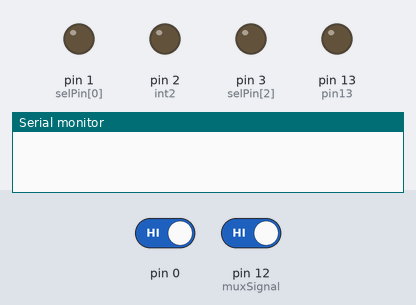
A sketch run on a simulated Arduino Leonardo, built with avr-gcc and run on an emulated ATmega32U4. Shown: output pins drawn as LEDs (lit = HIGH), the last lines printed to the serial monitor. Dashed ring = blinking. The test bench sets the inputs (shaded band); at power-on: pin 0 HIGH, pin 12 (muxSignal) HIGH.

Above: at 1.2 s.
1.3 s: pin 0 driven LOW
At 2.3 s:
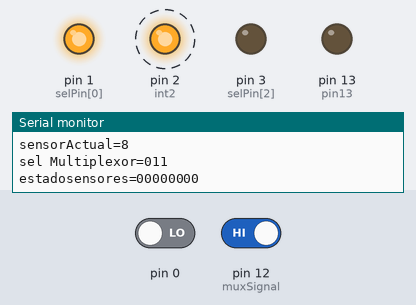
2.8 s: pin 12 (muxSignal) driven LOW
At 3.3 s:
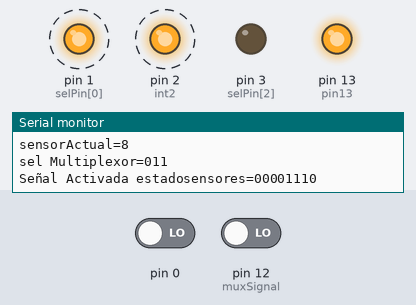
5.8 s: pin 12 (muxSignal) driven HIGH
At 6.8 s:
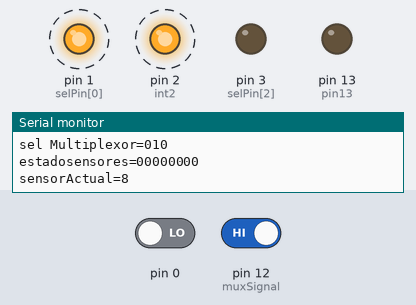
Timing chart, 0 to 13.5 s (numbered marks = the images above; inputs shaded):
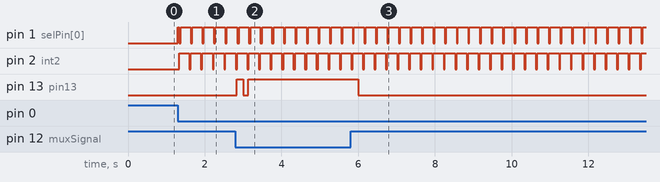

The sketch:

multiplexer_andGate_2.ino
```cpp
#define DEBUG 1

#ifdef DEBUG
  #define DEBUG_PRINT(x)        Serial.print (x)
  #define DEBUG_PRINTDEC(x)     Serial.print (x, DEC)
  #define DEBUG_PRINTLN(x)      Serial.println (x)
#else
  #define DEBUG_PRINT(x)
  #define DEBUG_PRINTDEC(x)
  #define DEBUG_PRINTLN(x)
#endif


int selPin[] = { 1, 2, 3 }; // select pins on 4051 (analog A0, A1, A2)
byte estadoSensor=0;
int muxSignal = 12;           // arduino pin attached to multiplexer output/input pin
int pin13=13;


volatile byte estadoSensores=0;
volatile long lastDebounceTime = 0;   // the last time the interrupt was triggered
#define debounceDelay 300    // the debounce time in ms; decrease if quick button presses are ignored, increase

                             //if you get noise (multipule button clicks detected by the code when you only pressed it once)
// Leonardo pin                  	3	2	0	1	7
// nro de interrupcion                int0    int1    int2    int3    int4

// Arduino Leonardo Interrupts
#define int3 3//Interrupt 3 attached to digital pin 1
#define int2 2//Interrupt 2 attached to digital pin 0
#define int1 1//Interrupt 1 attached to digital pin 2
#define int0 0//Interrupt 0 attached to digital pin 3
void setup(){
  Serial.begin(9600);  // serial comms for troubleshooting (always)
  // declare signal multiplexer as output:
  pinMode(muxSignal, INPUT);
  pinMode(pin13, OUTPUT);

  // setting multiplexer control pins
  for(int pin = 0; pin < 3; pin++){ // setup select pins
    pinMode(selPin[pin], OUTPUT);
  }

  // put your setup code here, to run once:
  attachInterrupt(int2,alarmaActivada, LOW);
 // noInterrupts();
//  interrupts();
}

void alarmaActivada() //triggers when the switch is pressed. each time you press the switch,
{                //there are hundreds of little tiny conenctions as you press it down, so the delay filters those out.

  if ((millis() - lastDebounceTime) > debounceDelay) //if current time minus the last trigger time is greater than
  {                                                  //the delay (debounce) time, button is completley closed.
    lastDebounceTime = millis();
    //scanear sensores 1,2 y 3
    scanSensor(1,3);
   }
}

//scanea sensores, partiendo desde 0 hasta 7

void scanSensor(int nroSensorIni, int nroSensorFin){
  // sensor 0 => 0000 0001
  // sensor 7 => 1000 0000
  estadoSensores=0;

  byte sensorActual=1; // setting scan  to sensor 0
  //if (nroSensorIni>0)    sensorActual=sensorActual <<nroSensorIni;
  // for (int i=0 ; i<nroSensorIni; i++) sensorActual=sensorActual <<i; // si el comienzo es mayor a 1

  for(byte pin = nroSensorIni; pin < nroSensorFin +1; pin++)
    { // setup select pins
    //  delayMicroseconds(10050);
     sensorActual=1; // setting scan to sensor 0
     sensorActual=sensorActual<<pin;

    #ifdef DEBUG
      sei();
     #endif

    // control de multiplexer
    //enviar 1 o 0 depende del valor del bit en c/u de las posiciones
    //digitalWrite(  selPin[0],bitRead(pin,1));
    //digitalWrite(  selPin[1],bitRead(pin,2));
    //digitalWrite(  selPin[2],bitRead(pin,3));

     digitalWrite(selPin[0], pin & 1);
     digitalWrite(selPin[1], pin & 2);
     digitalWrite(selPin[2], pin & 4);


    // salida selPin[2], selPin[1], selPin[0], que son A2,A1,A0
      DEBUG_PRINT("sensorActual=");DEBUG_PRINTLN(sensorActual);
      DEBUG_PRINT("sel Multiplexor=");DEBUG_PRINT((pin&4)? "1":"0");DEBUG_PRINT((pin&2)? "1":"0");DEBUG_PRINT((pin&1)? "1":"0");DEBUG_PRINTLN();

    if (digitalRead(muxSignal)==LOW)
     {
        DEBUG_PRINT("Señal Activada ");
       estadoSensores= sensorActual | estadoSensores; //almacena el estado del sensor actual byte sensores
         digitalWrite(pin13,HIGH);
      }


    //Imprimir estasensores
    DEBUG_PRINT("estadosensores=");DEBUG_PRINT((estadoSensores&128)? "1":"0");DEBUG_PRINT((estadoSensores&64)? "1":"0");DEBUG_PRINT((estadoSensores&32)? "1":"0");
    DEBUG_PRINT((estadoSensores&16)? "1":"0");DEBUG_PRINT((estadoSensores&8)? "1":"0");DEBUG_PRINT((estadoSensores&4)? "1":"0");DEBUG_PRINT((estadoSensores&2)? "1":"0");
    DEBUG_PRINT((estadoSensores&1)? "1":"0");DEBUG_PRINTLN();
    #ifdef DEBUG
       cli();
    #endif

    }

}
void loop(){

 delay(3000);
 digitalWrite(pin13,LOW);
}

//Basurero

//digitalWrite(  selPin[0],bitRead(pin,0));
    //digitalWrite(  selPin[1],bitRead(pin,1));
    //digitalWrite(  selPin[2],bitRead(pin,2));
```

Measured:
- after the input at 1.3 s, pin 1 (selPin[0]): LOW → HIGH at once, then repeats every 0.30 s: LOW 0.04 s, HIGH 0.26 s; pin 2 (int2): alternates HIGH for 0.26 s and LOW for 0.04 s, starting at once
- after the input at 2.8 s, pin 13 (pin13): LOW → HIGH at once, → LOW 0.17 s later, → HIGH 0.13 s later
- after the input at 5.8 s, pin 13 (pin13): goes on until 6.0 s, then stays LOW
